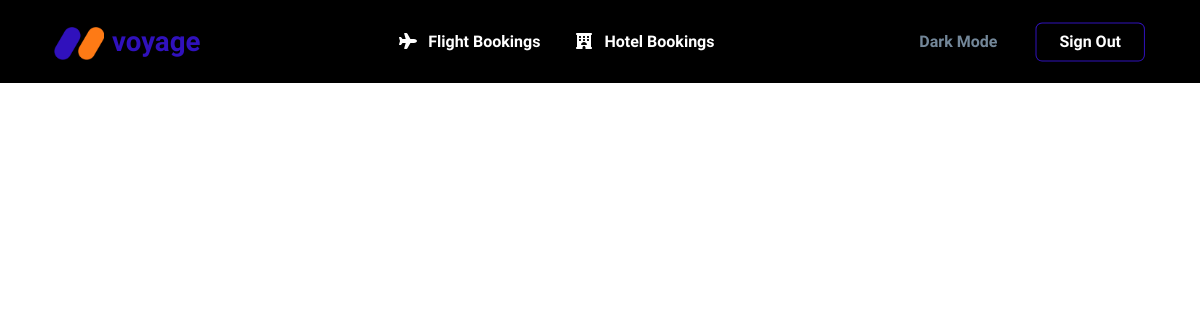
Before: /bookedflights/ (signed in) with the older database file.
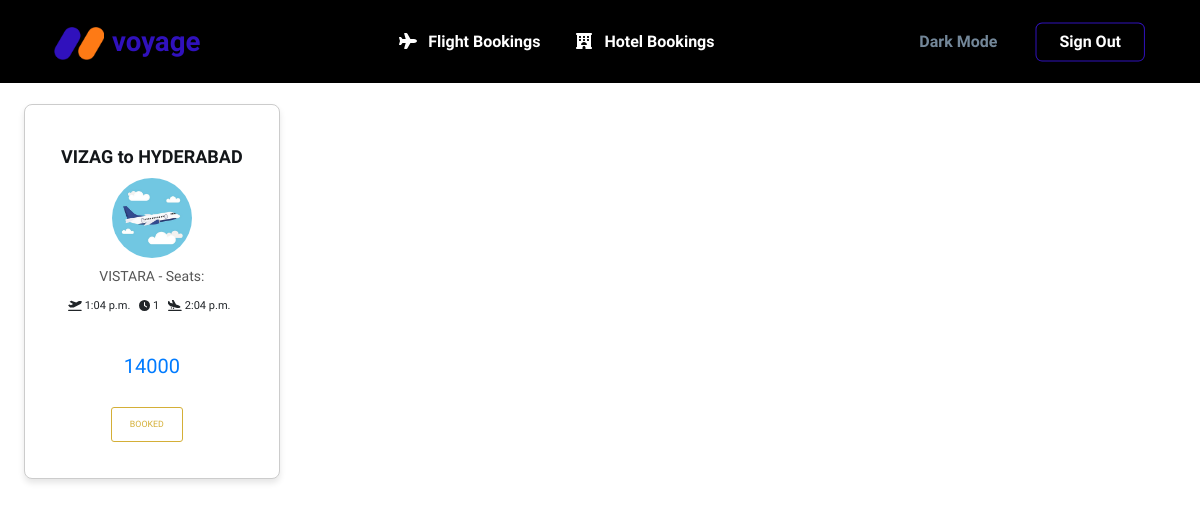
After: the same page with the newer database file.
### home/models.py (models this page shows, shortened)
class BookFlight(models.Model):
    username_id = models.EmailField(max_length=500)
    flight_num = models.CharField(max_length=10)
    date = models.DateField()
    seat = models.IntegerField(default=1)
    source = models.CharField(max_length=200)
    destination = models.CharField(max_length=200)
    flight_name = models.CharField(max_length=200)
    eprice = models.IntegerField(null=True)
    dept_time = models.TimeField(auto_now=False, auto_now_add=False)
    dest_time = models.TimeField(auto_now=False, auto_now_add=False)
    journey_time = models.IntegerField(null=True)
    company = models.CharField(max_length=15, default=" ")
    lat = models.FloatField(null=True)
    lon = models.FloatField(null=True)

### home/views.py (the view)
# urls.py: path("bookedflights/", views.Bookedflights, name="bookedflights"),
@login_required
def Bookedflights(request):
    user = request.user
    flights = BookFlight.objects.all().filter(username_id=user)
    response = {"Flights": flights, "Page": "Booked Flights"}
    return render(request, "home/flights.html", response)

### templates/home/flights.html (shortened to what this page needs)
{% extends 'base.html' %}
{% load static %}
{% block css %}
<link href="{% static 'assets/css/flights.css' %}" rel="stylesheet" />
{% endblock %}
{% block content %}
<section class="mt-7 py-0">
  <main>
    <div class="fcontainer card-container">
      <section class="rooms-section">
        <div class="frow center-lg">
          {% for flight in Flights %}
          <div class="rooms fcol fcol-4 card">
            <div class="card-body">
              <div class="card-graphic">
                <img src="{% static 'assets\img\cc33e6304b84c490b8c5192fdbb6e29d.jpg' %}">
              </div>
              <h3 class="flight-info">
                {{ flight.flight_name }} - Seats: {{ flight.seats }}
              </h3>
              <h3 class="room-title">{{ flight.source }} to {{ flight.destination }}</h3>
              <div class="details-fcontainer">
                <p class="list-text">
                  <i class="fas fa-plane-departure"></i>  {{ flight.dept_time }}
                </p>
                <p class="list-text">
                  <i class="fas fa-clock"></i>  {{ flight.journey_time }}
                </p>
                <p class="list-text">
                  <i class="fas fa-plane-arrival"></i> {{ flight.dest_time }}
                </p>
              </div>
              <p class="amount-text">{{ flight.eprice }}</p>
              <div class="buttons-fcontainer">
                <form action="{% url 'app:bookflight' %}" method="post">
                  {% if Page == 'Flights' %}
                  <button class="fbtn fbtn-ghost">Book Now</button>
                  {% else %}
                  <button class="fbtn fbtn-ghost" disabled>Booked</button>
                  {% endif %}
                </form>
              </div>
            </div>
          </div>
          {% endfor %}
        </div>
      </section>
    </div>
  </main>
</section>
{% endblock %}

Changed rows visible on the page:
added BookFlight: flight_name "VISTARA", source "VIZAG", destination "HYDERABAD", dept_time "1:04 p.m.", journey_time "1", dest_time "2:04 p.m.", eprice "14000"
